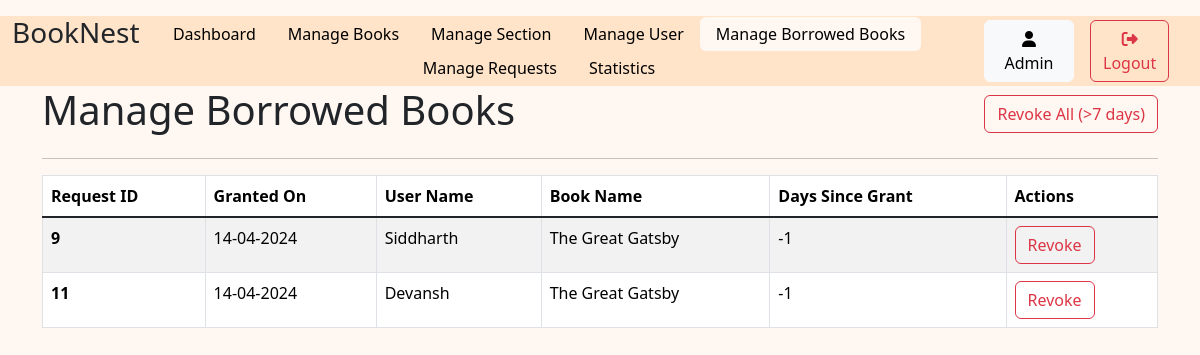
The app's page /admin/borrowed_books_management (signed in) with its own data.
### models.py (models this page shows)
class user(db.Model):
    user_id = db.Column(db.Integer, autoincrement=True, primary_key=True)
    username = db.Column(db.String(), unique=True)
    email = db.Column(db.String, unique=True)
    date_created = db.Column(db.DateTime, default=datetime.datetime.now)
    passhash = db.Column(db.String(256))
    is_admin=db.Column(db.Boolean, default=False)

class requests(db.Model):
    request_id = db.Column( db.Integer, autoincrement=True, primary_key=True)
    user_id = db.Column(db.Integer,   db.ForeignKey("user.user_id"))
    book_id = db.Column(db.Integer,  db.ForeignKey("book.book_id"))
    request_date = db.Column(db.DateTime, default=datetime.datetime.now)
    grant_date = db.Column(db.DateTime)
    status = db.Column(db.String)  #pending or approved or returned or rejected

class book(db.Model):
    book_id = db.Column(db.Integer, primary_key=True, autoincrement=True)
    name = db.Column(db.String)
    content = db.Column(db.String)
    date_created = db.Column(db.DateTime, default=datetime.datetime.now)
    authors = db.Column(db.String)
    section_id=db.Column(db.Integer, db.ForeignKey('section.section_id'))

### routes.py (the view)
@app.route('/admin/borrowed_books_management')
@admin_required
def borrowedBooksManagement():
    request=db.session.query(requests.request_id, requests.grant_date, user.username, book.name)\
    .join(user, user.user_id == requests.user_id)\
    .join(book, book.book_id == requests.book_id)\
    .filter(requests.status=='approved')\
    .all()
    User=user.query.get(session['user_id'])
    for i in range(len(request)):
        request_id, grant_date, username, book_name = request[i]
        days_since_grant = (datetime.now() - grant_date).days
        request[i] = (request_id, grant_date, username, book_name, days_since_grant)
    return render_template('/admin_pages/borrowedBooks.html', active='borrowedBooks', User=User, request=request)

### routes.py (called while the page is built)
def admin_required(func):
    @wraps(func)
    def inner(*args, **kwargs):
        if 'user_id' not in session:
            flash('Please login to continue')
            return redirect(url_for('login'))
        User = user.query.get(session['user_id'])
        if not User.is_admin:
            flash('You are not authorized to access this page')
            return redirect(url_for('dashboard'))
        return func(*args, **kwargs)
    return inner

### templates/admin_pages/borrowedBooks.html (shortened to what this page needs)
{% extends 'layout.html' %}
{% block content %}
{% include 'adminNavbar.html'   %}
<div class="container">
    <div class="d-flex justify-content-between align-items-center">
        <h1 class="text-center">Manage Borrowed Books</h1>
        <a href="{{url_for('revoke_all_book')}}" class="btn btn-outline-danger">Revoke All (>7 days)</a>
    </div>
    <hr>
</div>
<div class="container">
    <table class="table table-striped table-hover table-bordered">
        <thead>
            <tr>
                <th scope="col">Request ID</th>
                <th scope="col">Granted On</th>
                <th scope="col">User Name</th>
                <th scope="col">Book Name</th>
                <th scope="col">Days Since Grant</th>
                <th scope="col">Actions</th>
            </tr>
        </thead>
        <tbody class="table-group-divider">
            {% for item in request %}
            {% if item[4]>7 %}
                <tr class="table-active">
                    <th scope="row">{{item[0]}}</th>
                    <td>{{item[1].strftime('%d-%m-%Y')}}</td>
                    <td>{{item[2]}}</td>
                    <td>{{item[3]}}</td>
                    <td>{{item[4]}}</td>
                    <td>
                        <a href="{{url_for('revoke_book', id=item[0])}}" class="btn btn-outline-danger">Revoke</a>
                    </td>
                </tr>
            {% else %}
                <tr>
                    <th scope="row">{{item[0]}}</th>
                    <td>{{item[1].strftime('%d-%m-%Y')}}</td>
                    <td>{{item[2]}}</td>
                    <td>{{item[3]}}</td>
                    <td>{{item[4]}}</td>
                    <td>
                        <a href="{{url_for('revoke_book', id=item[0])}}" class="btn btn-outline-danger">Revoke</a>
                    </td>
                </tr>
            {% endif %}
            {% endfor %}
        </tbody>
    </table>
</div>
{% endblock %}

### templates/adminNavbar.html
<div class="align-self-center" style="background-color: #FFE4C9;">
    <div class="row container-fluid mt-3 " >
        <div class="col-1">
            <h3>BookNest</h3>
        </div>
        <div class="col-9 align-self-center">
            <ul class="nav justify-content-center nav-pills ">
                <li class="nav-item">
                    <a class="{% if active=='Dashboard' %}nav-link active{% else %}nav-link{%endif %}" aria-current="page" href="{{url_for('admin')}}">Dashboard</a>
                </li>
                <li class="nav-item">
                    <a class="{% if active=='Books' %}nav-link active{% else %}nav-link{%endif %}" href="{{url_for('bookManagement')}}">Manage Books</a>
                </li>
                <li class="nav-item">
                    <a class="{% if active=='Section' %}nav-link active{% else %}nav-link{%endif %}" href="{{url_for('sectionManagement')}}">Manage Section</a>
                </li>
                <li class="nav-item">
                    <a class="{% if active=='Users' %}nav-link active{% else %}nav-link{%endif %}" href="{{url_for('userManagement')}}">Manage User </a>
                </li>
                <li class="nav-item">
                    <a class="{% if active=='borrowedBooks' %}nav-link active{% else %}nav-link{%endif %}" href="{{url_for('borrowedBooksManagement')}}">Manage Borrowed Books</a>
                </li>
                <li class="nav-item">
                    <a class="{% if active=='Requests' %}nav-link active{% else %}nav-link{%endif %}" href="{{url_for('manageRequest')}}">Manage Requests</a>
                </li>
                <li class="nav-item">
                    <a class="{% if active=='statistics' %}nav-link active{% else %}nav-link{%endif %}" href="{{url_for('statistics')}}">Statistics</a>
                </li>
            </ul>
        </div>
        <div class="col-1 align-self-center p-1">
            <a class="btn btn-light" href="{{url_for('profile',id=User.user_id)}}">
                <i class="fa-solid fa-user"></i> {{User.username}}
            </a>
        </div>
        <div class="col-1 align-self-center">
            <a class="btn btn-outline-danger" href="{{url_for('logout')}}">
                <i class="fa-solid fa-right-from-bracket"></i>Logout
            </a>
        </div>
    </div>
</div>

### Static/style.css (style rules this page uses)
.nav-pills .nav-link.active { color: black; background-color: #FFF7F1; }
.nav-pills .nav-link { color: black; }
.nav>li>a { padding-top: 5px; padding-bottom: 5px; }
body { background-color: #FFF7F1; }

### records on screen
user: username "Admin"
requests: request_id "9", item "14-04-2024", username "Siddharth", name "The Great Gatsby", item "-1"
requests: request_id "11", item "14-04-2024", username "Devansh", name "The Great Gatsby", item "-1"
